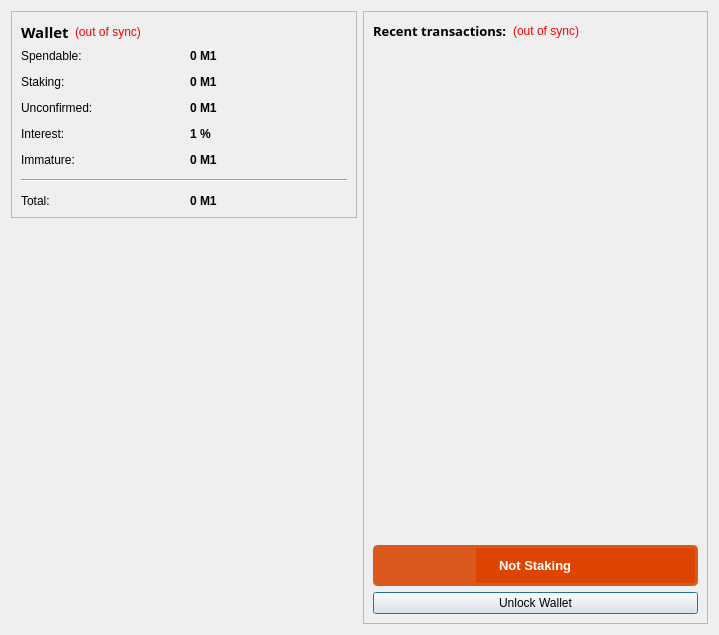
<?xml version="1.0" encoding="UTF-8"?>
<ui version="4.0">
 <class>OverviewPage</class>
 <widget class="QWidget" name="OverviewPage">
  <property name="geometry">
   <rect>
    <x>0</x>
    <y>0</y>
    <width>719</width>
    <height>635</height>
   </rect>
  </property>
  <property name="windowTitle">
   <string>Form</string>
  </property>
  <layout class="QGridLayout" name="gridLayout_2">
   <item row="0" column="0">
    <layout class="QGridLayout" name="gridLayout_3">
     <item row="0" column="0">
      <widget class="QFrame" name="frame">
       <property name="frameShape">
        <enum>QFrame::StyledPanel</enum>
       </property>
       <property name="frameShadow">
        <enum>QFrame::Raised</enum>
       </property>
       <layout class="QVBoxLayout" name="verticalLayout_4">
        <item>
         <layout class="QHBoxLayout" name="horizontalLayout_4">
          <item>
           <widget class="QLabel" name="label_5">
            <property name="font">
             <font>
              <family>Venus Rising</family>
              <pointsize>11</pointsize>
              <weight>75</weight>
              <bold>true</bold>
             </font>
            </property>
            <property name="text">
             <string>Wallet</string>
            </property>
           </widget>
          </item>
          <item>
           <widget class="QLabel" name="labelWalletStatus">
            <property name="toolTip">
             <string>The displayed information may be out of date. Your wallet automatically synchronizes with the Pesa network after a connection is established, but this process has not completed yet.</string>
            </property>
            <property name="styleSheet">
             <string notr="true">QLabel { color: red; }</string>
            </property>
            <property name="text">
             <string notr="true">(out of sync)</string>
            </property>
            <property name="alignment">
             <set>Qt::AlignLeading|Qt::AlignLeft|Qt::AlignVCenter</set>
            </property>
           </widget>
          </item>
          <item>
           <spacer name="horizontalSpacer_2">
            <property name="orientation">
             <enum>Qt::Horizontal</enum>
            </property>
            <property name="sizeHint" stdset="0">
             <size>
              <width>40</width>
              <height>20</height>
             </size>
            </property>
           </spacer>
          </item>
         </layout>
        </item>
        <item>
         <layout class="QGridLayout" name="gridLayout">
          <property name="spacing">
           <number>12</number>
          </property>
          <item row="0" column="0">
           <widget class="QLabel" name="label">
            <property name="text">
             <string>Spendable:</string>
            </property>
           </widget>
          </item>
          <item row="0" column="1">
           <widget class="QLabel" name="labelBalance">
            <property name="font">
             <font>
              <weight>75</weight>
              <bold>true</bold>
             </font>
            </property>
            <property name="cursor">
             <cursorShape>IBeamCursor</cursorShape>
            </property>
            <property name="toolTip">
             <string>Your current spendable balance</string>
            </property>
            <property name="text">
             <string notr="true">0 M1</string>
            </property>
            <property name="textInteractionFlags">
             <set>Qt::LinksAccessibleByMouse|Qt::TextSelectableByKeyboard|Qt::TextSelectableByMouse</set>
            </property>
           </widget>
          </item>
          <item row="1" column="0">
           <widget class="QLabel" name="label_6">
            <property name="text">
             <string>Staking:</string>
            </property>
           </widget>
          </item>
          <item row="1" column="1">
           <widget class="QLabel" name="labelStake">
            <property name="font">
             <font>
              <weight>75</weight>
              <bold>true</bold>
             </font>
            </property>
            <property name="cursor">
             <cursorShape>IBeamCursor</cursorShape>
            </property>
            <property name="toolTip">
             <string>Total of coins that was staked, and do not yet count toward the current balance</string>
            </property>
            <property name="text">
             <string notr="true">0 M1</string>
            </property>
            <property name="textInteractionFlags">
             <set>Qt::LinksAccessibleByMouse|Qt::TextSelectableByKeyboard|Qt::TextSelectableByMouse</set>
            </property>
           </widget>
          </item>
          <item row="2" column="0">
           <widget class="QLabel" name="label_3">
            <property name="text">
             <string>Unconfirmed:</string>
            </property>
           </widget>
          </item>
          <item row="2" column="1">
           <widget class="QLabel" name="labelUnconfirmed">
            <property name="font">
             <font>
              <weight>75</weight>
              <bold>true</bold>
             </font>
            </property>
            <property name="cursor">
             <cursorShape>IBeamCursor</cursorShape>
            </property>
            <property name="toolTip">
             <string>Total of transactions that have yet to be confirmed, and do not yet count toward the current balance</string>
            </property>
            <property name="text">
             <string notr="true">0 M1</string>
            </property>
            <property name="textInteractionFlags">
             <set>Qt::LinksAccessibleByMouse|Qt::TextSelectableByKeyboard|Qt::TextSelectableByMouse</set>
            </property>
           </widget>
          </item>
          <item row="3" column="0">
           <widget class="QLabel" name="interestLabel">
            <property name="text">
             <string>Interest:</string>
            </property>
           </widget>
          </item>
          <item row="3" column="1">
           <widget class="QLabel" name="interestValueLabel">
            <property name="font">
             <font>
              <weight>75</weight>
              <bold>true</bold>
             </font>
            </property>
            <property name="cursor">
             <cursorShape>IBeamCursor</cursorShape>
            </property>
            <property name="toolTip">
             <string>The current yearly stake interest. Increases as more people stake on the network. Updates about every 30 seconds.</string>
            </property>
            <property name="text">
             <string>1 %</string>
            </property>
           </widget>
          </item>
          <item row="4" column="0">
           <widget class="QLabel" name="labelImmatureText">
            <property name="text">
             <string>Immature:</string>
            </property>
           </widget>
          </item>
          <item row="4" column="1">
           <widget class="QLabel" name="labelImmature">
            <property name="font">
             <font>
              <weight>75</weight>
              <bold>true</bold>
             </font>
            </property>
            <property name="toolTip">
             <string>Mined balance that has not yet matured</string>
            </property>
            <property name="text">
             <string notr="true">0 M1</string>
            </property>
            <property name="textInteractionFlags">
             <set>Qt::LinksAccessibleByMouse|Qt::TextSelectableByKeyboard|Qt::TextSelectableByMouse</set>
            </property>
           </widget>
          </item>
          <item row="5" column="0" colspan="2">
           <widget class="Line" name="line">
            <property name="styleSheet">
             <string notr="true">color : #FFFFFF</string>
            </property>
            <property name="orientation">
             <enum>Qt::Horizontal</enum>
            </property>
           </widget>
          </item>
          <item row="6" column="0">
           <widget class="QLabel" name="labelTotalText">
            <property name="text">
             <string>Total:</string>
            </property>
           </widget>
          </item>
          <item row="6" column="1">
           <widget class="QLabel" name="labelTotal">
            <property name="font">
             <font>
              <weight>75</weight>
              <bold>true</bold>
             </font>
            </property>
            <property name="cursor">
             <cursorShape>IBeamCursor</cursorShape>
            </property>
            <property name="toolTip">
             <string>Your current total balance</string>
            </property>
            <property name="text">
             <string notr="true">0 M1</string>
            </property>
            <property name="textInteractionFlags">
             <set>Qt::LinksAccessibleByMouse|Qt::TextSelectableByKeyboard|Qt::TextSelectableByMouse</set>
            </property>
           </widget>
          </item>
         </layout>
        </item>
       </layout>
      </widget>
     </item>
     <item row="1" column="0">
      <widget class="QLabel" name="label_2">
       <property name="text">
        <string/>
       </property>
       <property name="pixmap">
        <pixmap resource="../bitcoin.qrc">:/images/Wallet_Logo</pixmap>
       </property>
       <property name="alignment">
        <set>Qt::AlignCenter</set>
       </property>
      </widget>
     </item>
     <item row="2" column="0">
      <spacer name="verticalSpacer">
       <property name="orientation">
        <enum>Qt::Vertical</enum>
       </property>
       <property name="sizeHint" stdset="0">
        <size>
         <width>20</width>
         <height>40</height>
        </size>
       </property>
      </spacer>
     </item>
    </layout>
   </item>
   <item row="0" column="1">
    <layout class="QGridLayout" name="gridLayout_4">
     <item row="0" column="0">
      <widget class="QFrame" name="frame_2">
       <property name="frameShape">
        <enum>QFrame::StyledPanel</enum>
       </property>
       <property name="frameShadow">
        <enum>QFrame::Raised</enum>
       </property>
       <layout class="QGridLayout" name="gridLayout_5">
        <item row="0" column="0">
         <layout class="QHBoxLayout" name="horizontalLayout_2">
          <item>
           <widget class="QLabel" name="label_4">
            <property name="font">
             <font>
              <family>Venus Rising</family>
              <pointsize>10</pointsize>
             </font>
            </property>
            <property name="text">
             <string>&lt;html&gt;&lt;head/&gt;&lt;body&gt;&lt;p&gt;&lt;span style=&quot; font-weight:600;&quot;&gt;Recent transactions:&lt;/span&gt;&lt;/p&gt;&lt;/body&gt;&lt;/html&gt;</string>
            </property>
           </widget>
          </item>
          <item>
           <widget class="QLabel" name="labelTransactionsStatus">
            <property name="toolTip">
             <string>The displayed information may be out of date. Your wallet automatically synchronizes with the Pesa network after a connection is established, but this process has not completed yet.</string>
            </property>
            <property name="styleSheet">
             <string notr="true">QLabel { color: red; }</string>
            </property>
            <property name="text">
             <string notr="true">&lt;html&gt;&lt;head/&gt;&lt;body&gt;&lt;p&gt;  (out of sync)&lt;/p&gt;&lt;/body&gt;&lt;/html&gt;</string>
            </property>
            <property name="alignment">
             <set>Qt::AlignRight|Qt::AlignTrailing|Qt::AlignVCenter</set>
            </property>
           </widget>
          </item>
          <item>
           <spacer name="horizontalSpacer">
            <property name="orientation">
             <enum>Qt::Horizontal</enum>
            </property>
            <property name="sizeHint" stdset="0">
             <size>
              <width>40</width>
              <height>20</height>
             </size>
            </property>
           </spacer>
          </item>
         </layout>
        </item>
        <item row="1" column="0">
         <widget class="QListView" name="listTransactions">
          <property name="font">
           <font>
            <pointsize>9</pointsize>
           </font>
          </property>
          <property name="styleSheet">
           <string notr="true">QListView { background: transparent; }</string>
          </property>
          <property name="frameShape">
           <enum>QFrame::NoFrame</enum>
          </property>
          <property name="verticalScrollBarPolicy">
           <enum>Qt::ScrollBarAlwaysOff</enum>
          </property>
          <property name="horizontalScrollBarPolicy">
           <enum>Qt::ScrollBarAlwaysOff</enum>
          </property>
          <property name="selectionMode">
           <enum>QAbstractItemView::NoSelection</enum>
          </property>
         </widget>
        </item>
        <item row="2" column="0">
         <widget class="QProgressBar" name="strengthBar">
          <property name="font">
           <font>
            <pointsize>10</pointsize>
            <weight>75</weight>
            <bold>true</bold>
            <strikeout>false</strikeout>
           </font>
          </property>
          <property name="toolTip">
           <string>Proof of strength - what proportion of the total network weight belongs to you.</string>
          </property>
          <property name="statusTip">
           <string/>
          </property>
          <property name="styleSheet">
           <string notr="true">
QProgressBar {
     border: 3px solid #dc591d;
     border-radius: 5px;
  	background-color: #dd4500;
	text-align: center;
	color:#ffffff;
	height: 35px;
 }

 QProgressBar::chunk {
	background: #dc591d;
     width: 20px;
 }</string>
          </property>
          <property name="value">
           <number>30</number>
          </property>
          <property name="invertedAppearance">
           <bool>false</bool>
          </property>
          <property name="format">
           <string>Not Staking</string>
          </property>
         </widget>
        </item>
        <item row="3" column="0">
         <widget class="QPushButton" name="unlockWalletButton">
          <property name="sizePolicy">
           <sizepolicy hsizetype="Minimum" vsizetype="Fixed">
            <horstretch>0</horstretch>
            <verstretch>0</verstretch>
           </sizepolicy>
          </property>
          <property name="maximumSize">
           <size>
            <width>16777214</width>
            <height>16777214</height>
           </size>
          </property>
          <property name="toolTip">
           <string/>
          </property>
          <property name="text">
           <string>Unlock Wallet</string>
          </property>
          <property name="checkable">
           <bool>false</bool>
          </property>
          <property name="autoDefault">
           <bool>false</bool>
          </property>
          <property name="default">
           <bool>true</bool>
          </property>
          <property name="flat">
           <bool>false</bool>
          </property>
         </widget>
        </item>
       </layout>
      </widget>
     </item>
    </layout>
   </item>
  </layout>
 </widget>
 <resources>
  <include location="../bitcoin.qrc"/>
 </resources>
 <connections/>
</ui>
